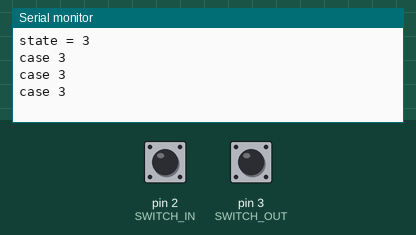
Bench run of a sketch on a simulated Arduino Uno, built with avr-gcc and run on an emulated ATmega328P. Shown: the last lines printed to the serial monitor. Inputs (shaded band) come from the test bench; at power-on: pin 3 (SWITCH_OUT) HIGH, pin 2 (SWITCH_IN) HIGH. Sleep ends after the set time or at an interrupt.

Above: at 1.2 s.
1.3 s: pin 3 (SWITCH_OUT) pulled LOW for 1 s
At 2.7 s:
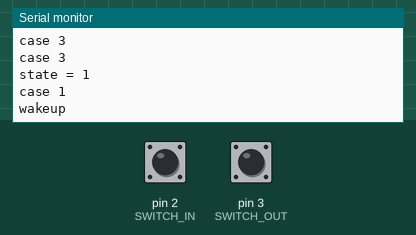
3.8 s: pin 2 (SWITCH_IN) pulled LOW for 0.15 s
At 4.11 s:
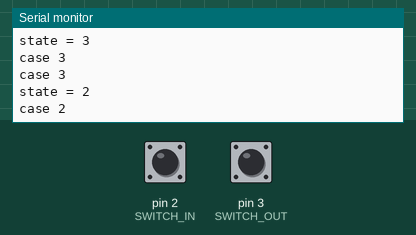
Timing chart, 0 to 6.8 s (numbered marks = the images above; inputs shaded):
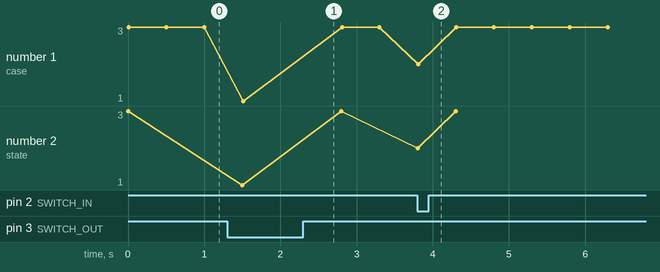

The sketch:

caseTest.ino
```cpp
#define SWITCH_OUT 3 // D3 / Interrupt1
#define SWITCH_IN 2 // D2 / Interrupt0

#include <avr/sleep.h>
#include <avr/power.h>

volatile bool isSwitchTriggered;
uint8_t state;

void setup() {
    Serial.begin(9600);
    pinMode(SWITCH_IN, INPUT_PULLUP); attachInterrupt(digitalPinToInterrupt(SWITCH_IN), switchISR, CHANGE);
    pinMode(SWITCH_OUT, INPUT_PULLUP); attachInterrupt(digitalPinToInterrupt(SWITCH_OUT), switchISR, CHANGE);
    isSwitchTriggered = true; // measure the switch states once at the beginning
}

void loop() {

    if(isSwitchTriggered){
        updateState();
        isSwitchTriggered = false;
    }

    switch(state){
        case 0: // out: oben, in: oben
            Serial.println("case 0");

            break;
        case 1: // out: oben, in: unten
            Serial.println("case 1");


            // the arduino will wakeup as soon as any interrupt is triggered
            delay(100);
            set_sleep_mode(SLEEP_MODE_PWR_DOWN);
            sleep_enable();
            sleep_mode();

            /* The program will continue from here. */
            /* First thing to do is disable sleep. */
            sleep_disable();

            Serial.println("wakeup");

            break;
        case 2: // out: unten, in: oben
            Serial.println("case 2");

            break;
        case 3: // out: unten, in: unten
            Serial.println("case 3");

            break;
        default:
            isSwitchTriggered = true;
    }
    delay(500);
}

void switchISR(){
    isSwitchTriggered = true;
}

void updateState(){
    state = (digitalRead(SWITCH_OUT) << 1) + digitalRead(SWITCH_IN);

    Serial.print("state = ");
    Serial.println(state);
}
```

Measured:
- after the input at 1.3 s, the serial monitor: prints a new line after 0.20 s (image 1)
- after the input at 3.8 s, the serial monitor: prints a new line at once (image 2)
